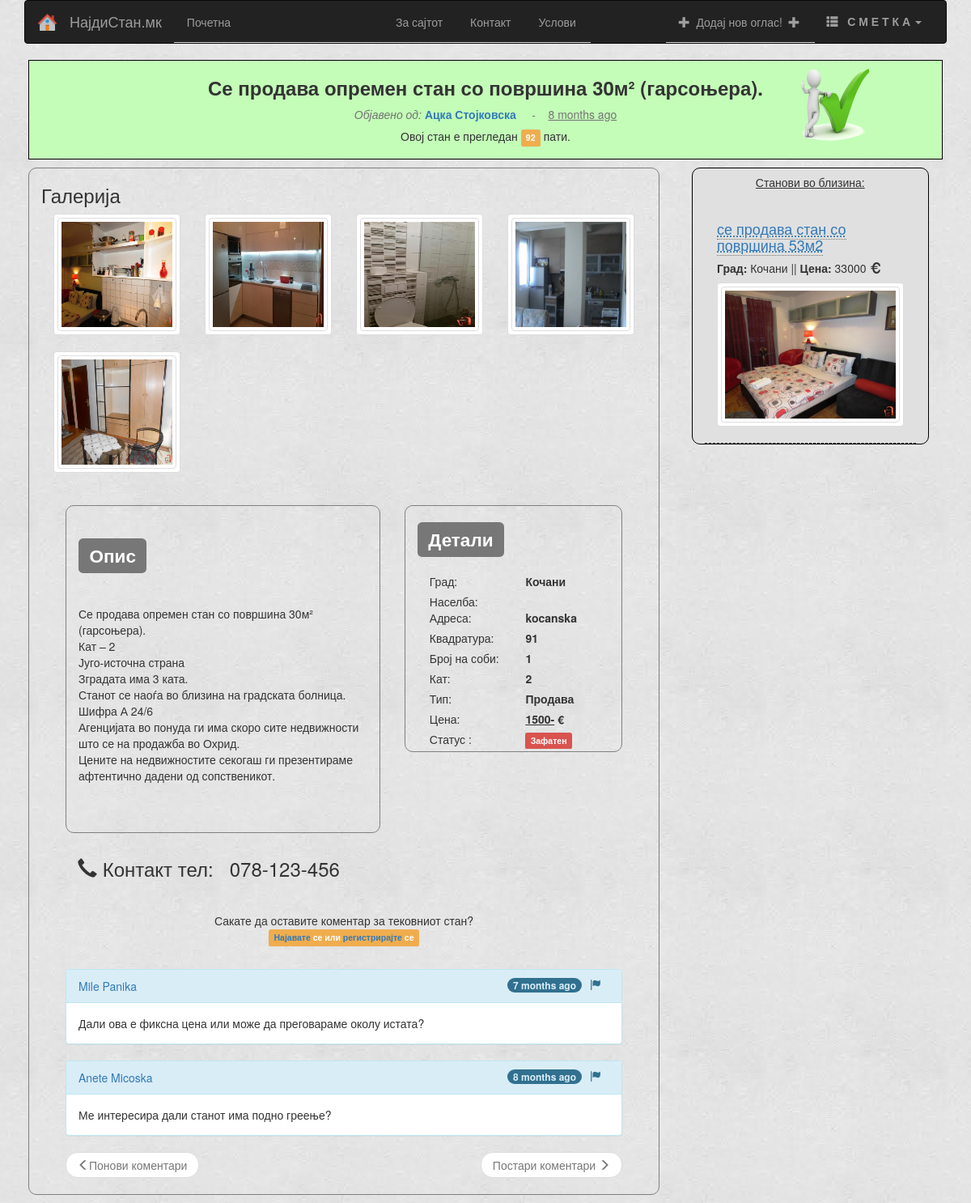
Before: /listing/preview/23 with the older database file.
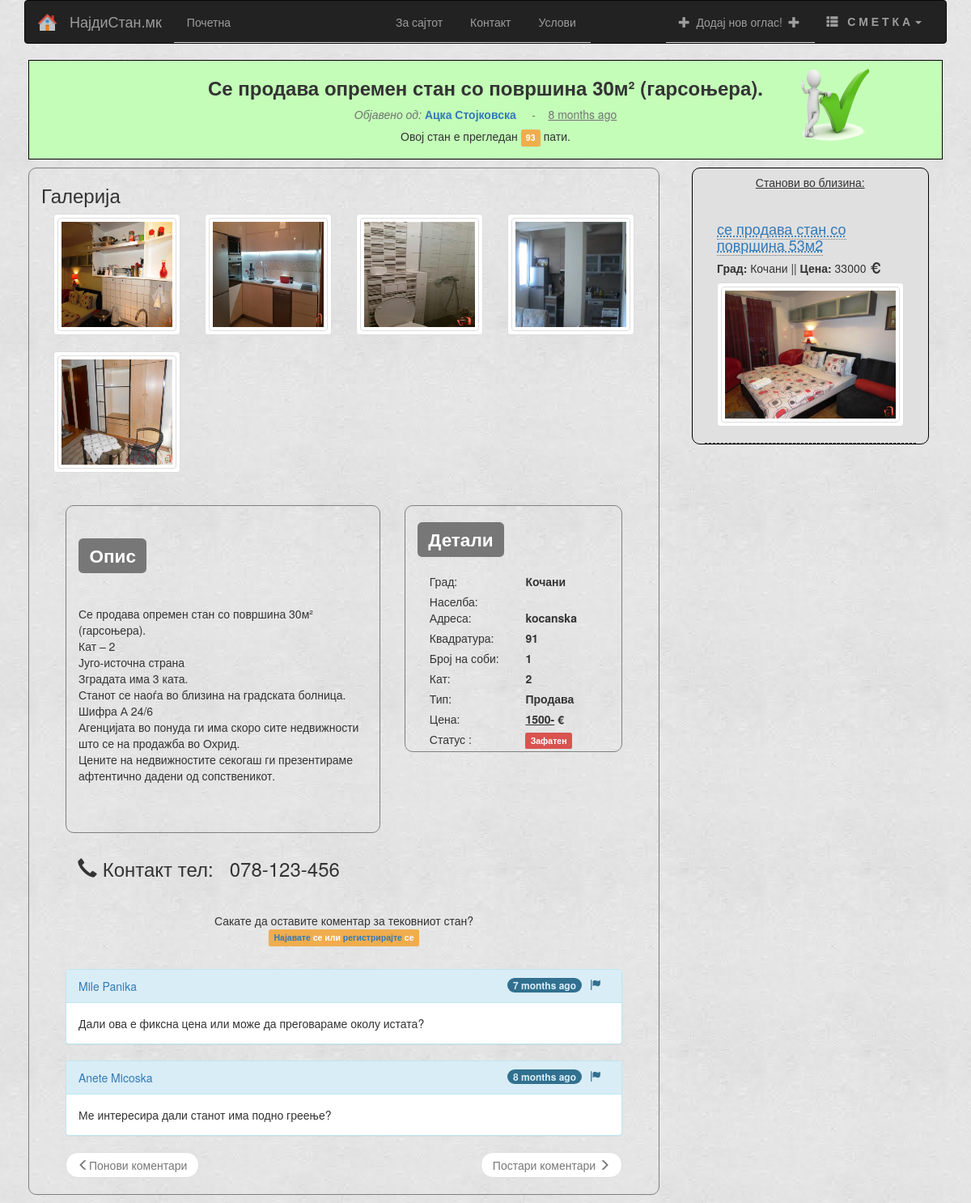
After: the same page with the newer database file.
### app/models.py (models this page shows, shortened)
class Condo(db.Model):
    condoId = db.Column(db.Integer, primary_key=True)
    title = db.Column(db.String(30))
    description = db.Column(db.String(150))
    city = db.Column(db.String(30))
    area = db.Column(db.String(30), nullable=True)
    address = db.Column(db.String(80))
    price = db.Column(db.Integer)
    quadrature = db.Column(db.Integer)
    rooms = db.Column(db.Integer)
    floor = db.Column(db.Integer)
    timestamp = db.Column(db.DateTime)
    timesVisited = db.Column(db.Integer)
    available = db.Column(db.Boolean, default=True)
    isApproved = db.Column(db.Boolean, default=False)
    types = db.Column(db.Boolean, default=False)
    user_id = db.Column(db.Integer, db.ForeignKey('users.userId'))
    comsPerCondo = db.relationship('Comment', backref='commentsPerCondo', lazy='dynamic')
    imgsPerCondo = db.relationship('Images', backref='imagesPerCondo', lazy='dynamic')
    actedOn = db.Column(db.Boolean, default=False)

### app/views.py (the view)
@app.route('/listing/preview/<int:cid>', methods=['GET', 'POST'])
@app.route('/listing/preview/<int:cid>/<int:comPage>', methods=['GET', 'POST'])
def listingPreview(cid, comPage=1):
    condoID = Condo.query.get(cid)
    if not condoID:
        flash('Не постои таков стан!')
        return redirect(url_for('index'))
    if len(condoID.imgsPerCondo.all()) >= MAX_PICS:
        excessPic = condoID.imgsPerCondo.order_by(Images.path.desc()).first()
        db.session.delete(excessPic)
        db.session.commit()
        os.remove(excessPic.path)
    condoID.timesVisited += 1
    db.session.commit()
    condoPics = condoID.imgsPerCondo.all()
    comments = condoID.comsPerCondo.order_by(Comment.commTimeStamp.desc()).paginate(comPage, COMMENTS_PER_PAGE, False)
    similarCondos = Condo.query.filter(Condo.city == condoID.city, Condo.types == condoID.types, Condo.isApproved == 1).order_by(func.random().desc()).limit(5).all()
    comForm = CommentaryForm()
    return render_template('preview.html',
                           ccid=condoID,
                           cpics=condoPics,
                           coms=comForm,
                           comments=comments,
                           title='Преглед на стан',
                           simCon=similarCondos)

### app/momentjs.py (called while the page is built)
    def render(self, format):
        return Markup("<script>\ndocument.write(moment(\"%s\").%s);\n</script>" % (self.timestamp.strftime("%Y-%m-%dT%H:%M:%S Z"), format))

    def fromNow(self):
        return self.render("fromNow()")

### app/views.py (called while the page is built)
@app.before_request
def before_request():
    g.user = current_user
    if g.user.is_authenticated:
        g.user.lastSeen = datetime.datetime.utcnow()
        db.session.add(g.user)
        db.session.commit()

### app/templates/preview.html (shortened to what the changed rows need)
{% extends 'base.html' %}
{% import 'macros.html' as macros %}
{% block content %}
    <div class="row">
        {% if ccid.isApproved %}
            <div class="page-header" style='border: 1px solid black; margin: 0px 20px; background: #C3FDB8;'>
        {% endif %}
            <h3 align="center"><b>{{ccid.title}}</b>
            </h3>
            <h5 align="center">Овој стан е прегледан <span class="label label-warning">{{ccid.timesVisited-1}}</span>  пати.</h5>
        </div>
        <div class="col-md-8 col-lg-8" style="border: 1px solid gray; border-radius: 10px; margin: 10px 20px;" >
            <div class="col-md-12 col-lg-12 " >
                <div class="col-md-7 col-lg-7" >
                      <div class="col-md-12 col-lg-12" style=" margin-top: 20px; min-height: 200px; white-space: pre-line; border:1px solid gray; border-radius: 10px;">
                            <h2><span class="label label-default">Опис</span></h2><br>
                            {{ccid.description|safe}}
                      </div>
                      <div class="col-md-12 col-lg-12" style="margin: 10px 0px" >
                           <h3><span class="glyphicon glyphicon-earphone"></span>&nbsp;Контакт тел:&nbsp;&nbsp;&nbsp;{{ccid.condoOwner.telNumber}}</h3>
                      </div>
                </div>
                <div class="col-md-5 col-lg-5 " >
                       <div class="col-md-12 col-lg-12" style=" margin-top: 20px; min-height: 200px; border:1px solid gray; border-radius: 10px;">
                            <h2><span class="label label-default">Детали</span></h2><br>
                            <div class="form-group">
                                <div class="col-sm-6"><label class="control-label" >{{ccid.city}}</label></div>
                            </div>
                            <div class="form-group">
                                <div class="col-sm-6"><label class="control-label" >{{ccid.address}}</label></div>
                            </div>
                            <div class="form-group">
                                <div class="col-sm-6"><label class="control-label" >{{ccid.quadrature}}</label></div>
                            </div>
                            <div class="form-group">
                                <div class="col-sm-6"><label class="control-label" >{{ccid.rooms}}</label></div>
                            </div>
                            <div class="form-group">
                                <div class="col-sm-6"><label class="control-label" >{{ccid.floor}}</label></div>
                            </div>
                           <div class="form-group">
                                <div class="col-sm-6"><label class="control-label" ><u>{{ccid.price}}</u><b> €</b></label></div>
                            </div>
                       </div>
                </div>
            </div>
        </div>
    </div>
</div>
{% endblock %}

Changed rows visible on the page:
changed Condo "Се продава опремен стан со површина 30м² (гарсоњера).": ccid.timesVisited-1 "92" → "93"
